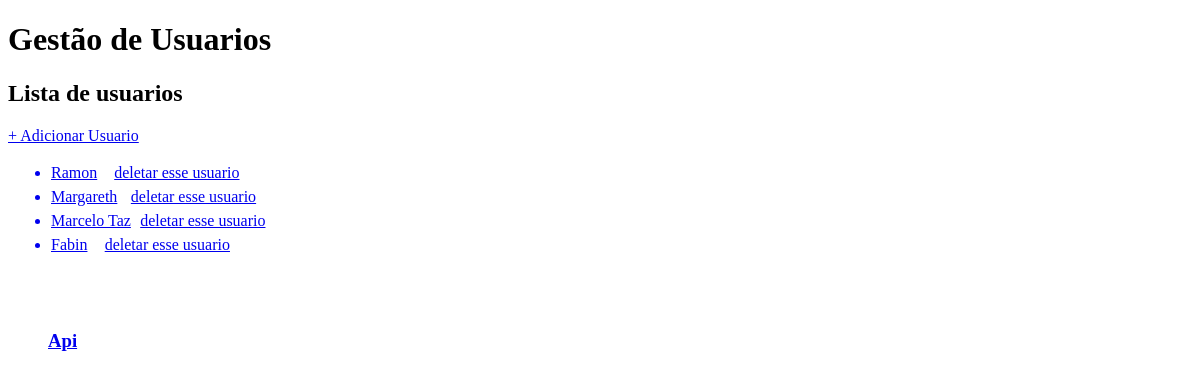
The app's page /, older data.
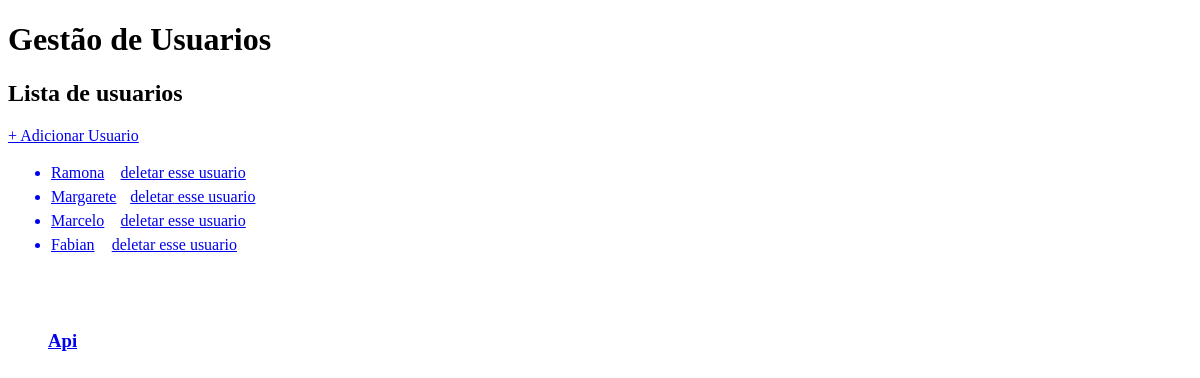
The same page, newer data.
### usuarios/models.py (models this page shows, shortened)
class Usuario(models.Model):
    nome = models.CharField(max_length=500)

### usuarios/views.py (the view)
# urls.py: path('', lista_usuario, name='lista_usuario'),
def lista_usuario(request):
    usuarios = Usuario.objects.all()
    return render(request,'index.html', {'usuarios': usuarios})

### usuarios/templates/index.html (shortened to what this page needs)
<!DOCTYPE html>
<html lang="en" xmlns="http://www.w3.org/1999/html">
<head>
</head>
<body>
<h1>Gestão de Usuarios</h1>
<h2>Lista de usuarios</h2>
 <a href="new/">+ Adicionar Usuario</a>
<ul>
<tr>
{% for usuario in usuarios %}
    <table border="0"  width="20%">
    <td>
    <a href="update/{{usuario.id}}">
    <li>    {{ usuario.nome }} </li></a>
    </td>
    <td>
    <a href="delete/{{usuario.id}}"> deletar esse usuario</a>
    </td>
{% endfor %}
</tr>
</ul>
<br>
<br>
<br>
<h3><a href="http://127.0.0.1:8000/usuarios/usuarios/"> Api </a></h3>
</body>
</html>

Row changes from the older to the newer data that the page shows:
changed Usuario: nome "Ramon" → "Ramona"
changed Usuario: nome "Margareth" → "Margarete"
changed Usuario: nome "Marcelo Taz" → "Marcelo"
changed Usuario: nome "Fabin" → "Fabian"
